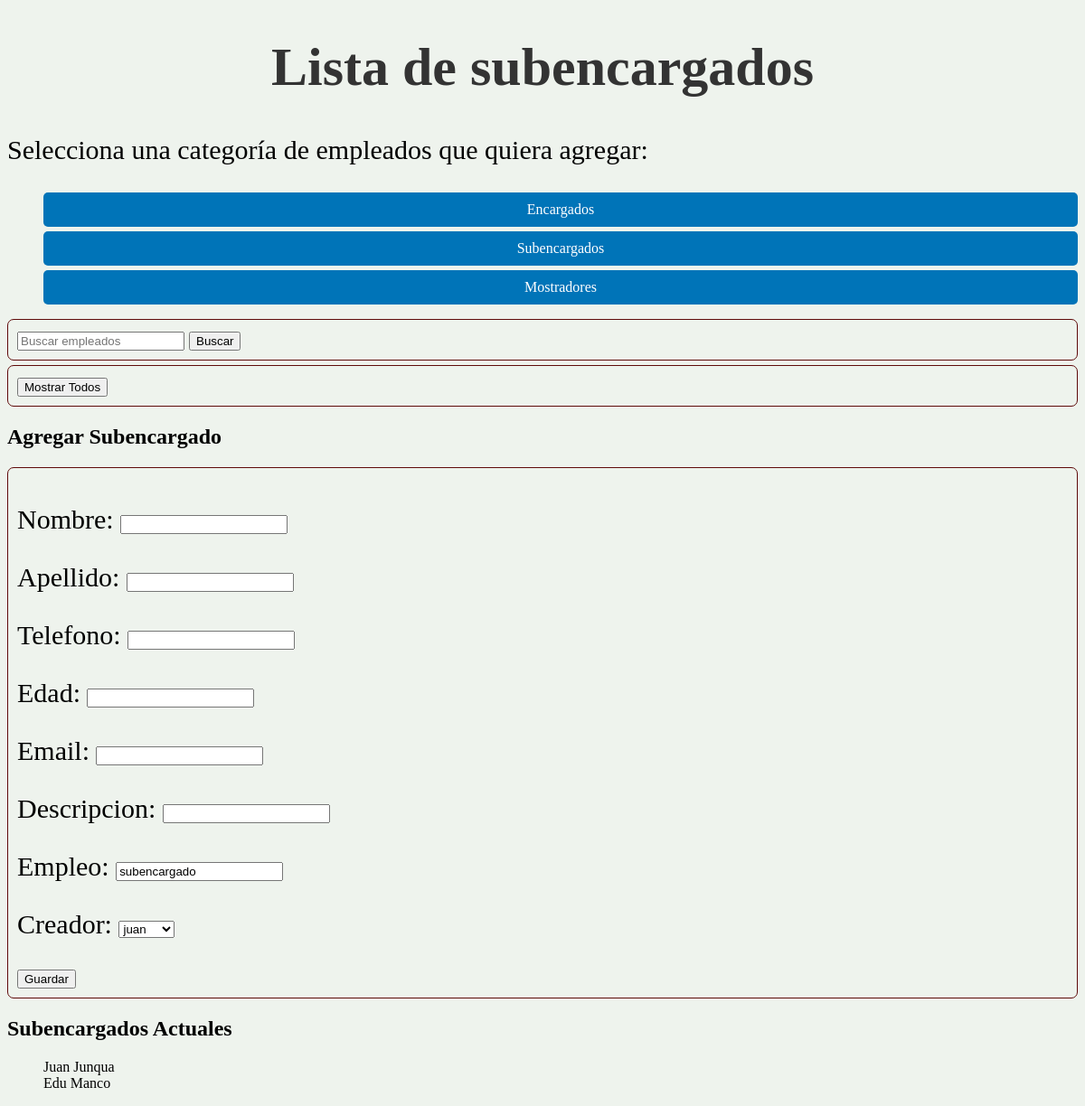
Before: /empleados/subencargados/ (signed in) with the older database file.
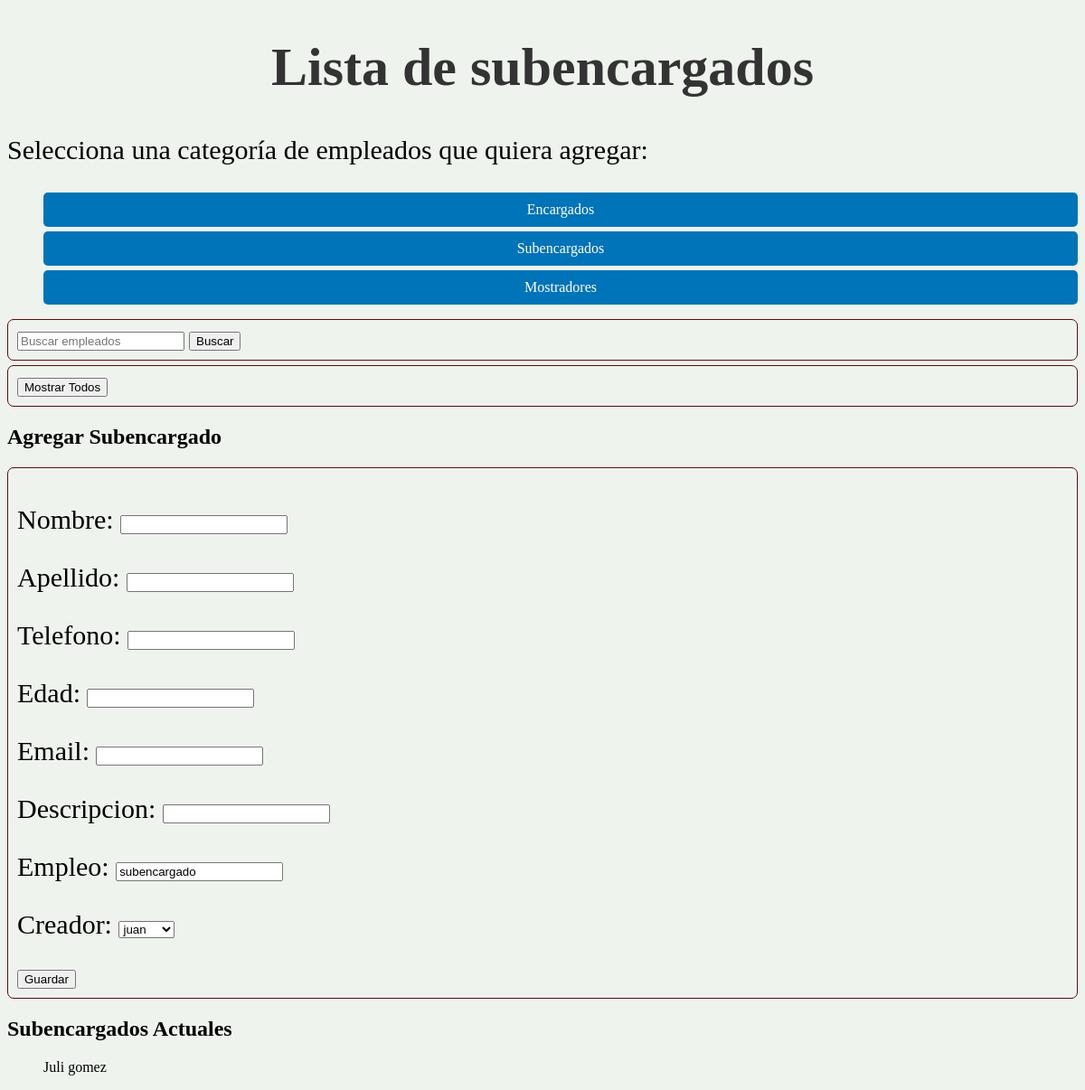
After: the same page with the newer database file.
### empleados/models.py (models this page shows)
class subencargado(models.Model):
    Nombre = models.CharField(max_length=64)
    Apellido = models.CharField(max_length=64)
    telefono = models.CharField(max_length=20)
    edad = models.IntegerField()
    email = models.EmailField()
    descripcion = models.CharField(max_length=10)
    empleo = models.CharField(max_length=64, default='subencargado')
    creador = models.ForeignKey(User, on_delete=models.SET_NULL, null=True)

### empleados/views.py (the view)
# urls.py: path('subencargados/', views.subencargados, name='subencargados'),
@login_required
def subencargados(request):
    if request.method == 'POST':
        form = SubencargadoForm(request.POST)
        if form.is_valid():
            nuevo_subencargado = form.save(commit=False)
            nuevo_subencargado.creador = request.user
            nuevo_subencargado.save()
            return redirect('subencargados')
    else:
        form = SubencargadoForm(initial={'creador': request.user})
    subencargados = subencargado.objects.all()
    return render(request, 'subencargados.html', {'subencargados': subencargados, 'form': form})

### empleados/forms.py (shortened to what this page needs)
class SubencargadoForm(forms.ModelForm):
    class Meta:
        model = subencargado
        fields = '__all__'

### empleados/templates de empleados/subencargados.html (shortened to what this page needs)
{% extends 'base.html' %}
{% block heading %}Lista de subencargados{% endblock %}
{% block content %}
  <h2>Agregar Subencargado</h2>
  <form method="post">
    {{ form.as_p }}
    <button type="submit">Guardar</button>
  </form>
  <h2>Subencargados Actuales</h2>
  <ul>
    {% for subencargado in subencargados %}
      <li>{{ subencargado.Nombre }} {{ subencargado.Apellido }}</li>
    {% endfor %}
  </ul>
{% endblock %}

Changed rows visible on the page:
removed subencargado: Nombre "Juan", Apellido "Junqua"
removed subencargado: Nombre "Edu", Apellido "Manco"
added subencargado: Nombre "Juli", Apellido "gomez"
